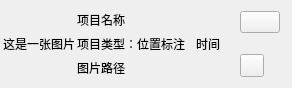
<?xml version="1.0" encoding="UTF-8"?>
<ui version="4.0">
 <class>ProjectPreview</class>
 <widget class="QWidget" name="ProjectPreview">
  <property name="geometry">
   <rect>
    <x>0</x>
    <y>0</y>
    <width>251</width>
    <height>86</height>
   </rect>
  </property>
  <property name="windowTitle">
   <string>Form</string>
  </property>
  <layout class="QHBoxLayout" name="horizontalLayout" stretch="2,5,3,1">
   <property name="spacing">
    <number>2</number>
   </property>
   <property name="leftMargin">
    <number>3</number>
   </property>
   <property name="rightMargin">
    <number>3</number>
   </property>
   <item>
    <widget class="QWidget" name="widget" native="true">
     <layout class="QGridLayout" name="gridLayout">
      <property name="leftMargin">
       <number>0</number>
      </property>
      <property name="topMargin">
       <number>0</number>
      </property>
      <property name="rightMargin">
       <number>0</number>
      </property>
      <property name="bottomMargin">
       <number>0</number>
      </property>
      <item row="0" column="0">
       <widget class="QLabel" name="img_label">
        <property name="text">
         <string>这是一张图片</string>
        </property>
       </widget>
      </item>
     </layout>
    </widget>
   </item>
   <item>
    <widget class="QWidget" name="widget_2" native="true">
     <layout class="QVBoxLayout" name="verticalLayout_3" stretch="3,1,1">
      <property name="leftMargin">
       <number>0</number>
      </property>
      <property name="topMargin">
       <number>0</number>
      </property>
      <property name="rightMargin">
       <number>0</number>
      </property>
      <property name="bottomMargin">
       <number>0</number>
      </property>
      <item>
       <widget class="QLabel" name="project_name">
        <property name="text">
         <string>项目名称</string>
        </property>
       </widget>
      </item>
      <item>
       <widget class="QLabel" name="project_name_2">
        <property name="text">
         <string>项目类型：位置标注</string>
        </property>
       </widget>
      </item>
      <item>
       <widget class="QLabel" name="project_img_path">
        <property name="text">
         <string>图片路径</string>
        </property>
       </widget>
      </item>
     </layout>
    </widget>
   </item>
   <item>
    <widget class="QWidget" name="widget_3" native="true">
     <layout class="QVBoxLayout" name="verticalLayout">
      <item>
       <widget class="QLabel" name="project_create_date">
        <property name="text">
         <string>时间</string>
        </property>
       </widget>
      </item>
     </layout>
    </widget>
   </item>
   <item>
    <widget class="QWidget" name="widget_4" native="true">
     <layout class="QVBoxLayout" name="verticalLayout_2">
      <property name="topMargin">
       <number>0</number>
      </property>
      <property name="bottomMargin">
       <number>0</number>
      </property>
      <item>
       <widget class="QPushButton" name="delete_project_btn">
        <property name="sizePolicy">
         <sizepolicy hsizetype="Fixed" vsizetype="Fixed">
          <horstretch>0</horstretch>
          <verstretch>0</verstretch>
         </sizepolicy>
        </property>
        <property name="cursor">
         <cursorShape>PointingHandCursor</cursorShape>
        </property>
        <property name="text">
         <string/>
        </property>
        <property name="icon">
         <iconset resource="../res.qrc">
          <normaloff>:/res/icons/close.png</normaloff>:/res/icons/close.png</iconset>
        </property>
       </widget>
      </item>
      <item>
       <spacer name="fgx">
        <property name="orientation">
         <enum>Qt::Vertical</enum>
        </property>
        <property name="sizeHint" stdset="0">
         <size>
          <width>20</width>
          <height>44</height>
         </size>
        </property>
       </spacer>
      </item>
      <item>
       <widget class="QToolButton" name="operation_project_btn">
        <property name="sizePolicy">
         <sizepolicy hsizetype="Fixed" vsizetype="Fixed">
          <horstretch>0</horstretch>
          <verstretch>0</verstretch>
         </sizepolicy>
        </property>
        <property name="text">
         <string/>
        </property>
        <property name="icon">
         <iconset resource="../res.qrc">
          <normaloff>:/res/icons/more.png</normaloff>:/res/icons/more.png</iconset>
        </property>
       </widget>
      </item>
     </layout>
    </widget>
   </item>
  </layout>
 </widget>
 <resources>
  <include location="../res.qrc"/>
 </resources>
 <connections/>
</ui>
